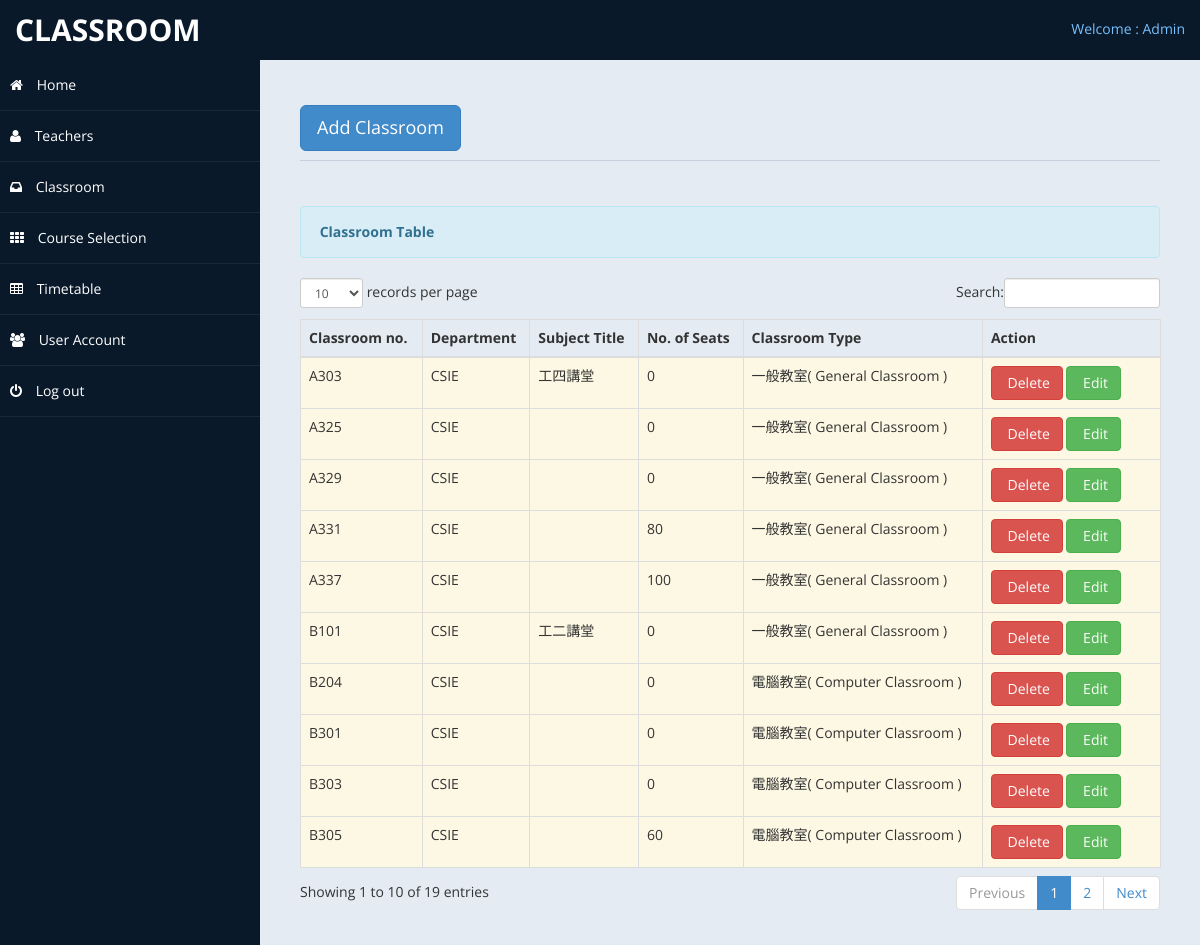
/forclassroom.php (signed in), run on an earlier commit of the app's database.
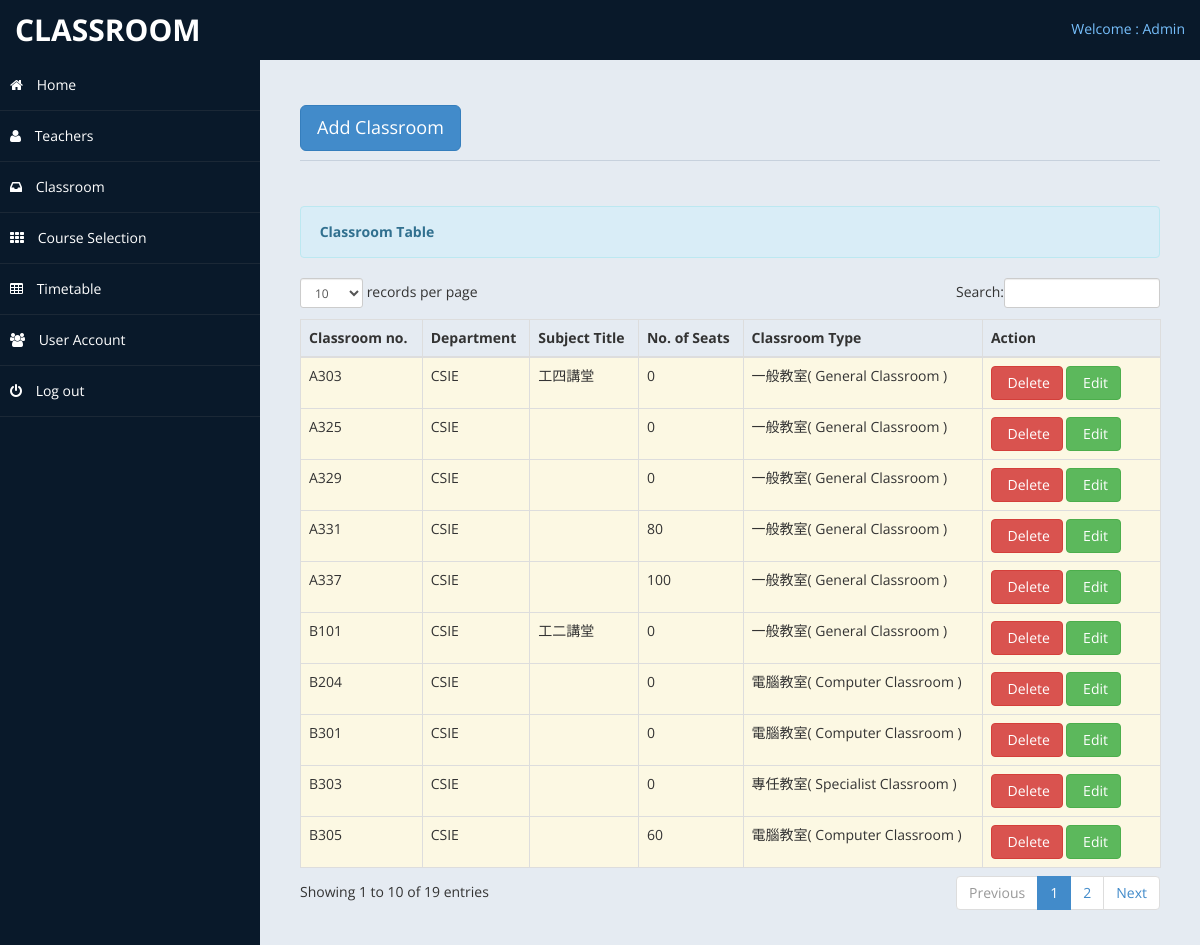
And on a later commit of the database.
### tables this page shows
CREATE TABLE if not exists `classroom` (
  `classroomid` int AUTO_INCREMENT PRIMARY KEY,
  `classroom_no` varchar(255) NOT NULL,
  `classroom_dept` varchar(255) NOT NULL,
  `classroom_desc` varchar(255) NOT NULL,
  `classroom_no_seat` int NOT NULL,
  `classroom_type` int NOT NULL
);

### forclassroom.php (the view, shortened to what this page needs)
<?php include ('header.php');?>
<body>
    <div id="wrapper">
        <nav class="navbar navbar-default top-navbar" role="navigation">
            <div class="navbar-header">
                <a class="navbar-brand" href="#	">Classroom</a>
            </div>
            <ul class="nav navbar-top-links navbar-right">
                <li class="dropdown">
                    <a class="dropdown-toggle" data-toggle="dropdown" href="#" aria-expanded="false">
					  Welcome : Admin
                    </a>
                </li>
            </ul>
        </nav>
       <?php include ('nav_sidebar3.php');?>
        <div id="page-wrapper" >
            <div id="page-inner">
			 <div class="row">
                    <div class="col-md-12">
                        <h1 class="page-header">
							 <button class="btn btn-primary btn-lg" data-toggle="modal" data-target="#myModal">
                              Add Classroom
                            </button>
                        </h1>
						<div class="hero-unit-table">
                            <table class="table table-striped table-bordered table-hover" id="dataTables-example">
                                <div class="alert alert-info">
                                    <strong><i class="icon-user icon-large"></i>&nbsp;Classroom Table</strong>
                                </div>
                                <thead>
                                    <tr>
                                        <th>Classroom no.</th>
                                        <th>Department</th>
                                        <th>Subject Title</th>
                                        <th>No. of Seats</th>
                                        <th>Classroom Type</th>
                                        <th>Action</th>
                                    </tr>
                                </thead>
                                <tbody>
                                    <?php include('connect.php');
                                        $query = $conn -> query( "select * from classroom" ) ;
                                        $r = $query -> fetchAll( PDO::FETCH_ASSOC ) ;
                                        foreach( $r as $data ):
                                    ?>
                                        <tr class="warning">
                                            <td><?php echo $data['classroom_no'] ?></td>
                                            <td><?php echo $data['classroom_dept'] ?></td>
                                            <td><?php echo $data['classroom_desc'] ?></td>
                                            <td><?php echo $data['classroom_no_seat'] ?></td>
                                            <td><?php if( $data['classroom_type'] == 1 ) echo '電腦教室( Computer Classroom )' ; else if( $data['classroom_type'] == 0 ) echo '一般教室( General Classroom )';else echo '專任教室( Specialist Classroom )' ?></td>
                                            <td width="160" >
                                                <a value = "<?php echo $data['classroomid'] ?>" onclick="delete_classroom(this);" data-toggle="modal" class="btn btn-danger"><i class="icon-trash icon-large"></i>&nbsp;Delete</a>
                                                <a value = "<?php echo $data['classroomid'] ?>" onclick="edit_classroom(this);" class="btn btn-success" role="botton"><i class="icon-pencil icon-large"></i>&nbsp;Edit</a>
                                            </td>
                                    </tr>
                                    <?php endforeach;
                                    ?>
                                </tbody>
                            </table>
                        </div>
                    </div>
                </div>
				</div>
            </div>
        </div>
</body>
</html>

### header.php (shortened to what this page needs)
<!DOCTYPE html>
<html xmlns="http://www.w3.org/1999/xhtml">
<head>
    <link href="assets/css/bootstrap.css" rel="stylesheet" />
    <link href="assets/css/font-awesome.css" rel="stylesheet" />
    <link href="assets/css/custom-styles.css" rel="stylesheet" />
    <link href="assets/css/bootstrap.css" rel="stylesheet" />
    <link href="assets/css/font-awesome.css" rel="stylesheet" />
    <link href="assets/css/custom-styles.css" rel="stylesheet" />
    <link href="assets/js/dataTables/dataTables.bootstrap.css" rel="stylesheet" />
</head>

### nav_sidebar3.php (shortened to what this page needs)
<nav class="navbar-default navbar-side" role="navigation">
            <div class="sidebar-collapse">
                <ul class="nav" id="main-menu">
					 <li>
                        <a href="home3.php"><i class="fa fa-home"></i> Home </a>
                    </li>
                    <li>
                        <a href="forteacher.php"><i class="fa fa-user"></i> Teachers </a>
                    </li>
                    <li>
                        <a href="forclassroom.php"><i class="fa fa-inbox"></i> Classroom </a>
                    </li>
                    <li>
                        <a href="forcourseselection.php"><i class="fa fa-th"></i> Course Selection </a>
                    </li>
					<li>
                        <a href="forschedule.php"><i class="fa fa-table"></i> Timetable </a>
                    </li>
					<li>
                        <a href="foruser.php"><i class="fa fa-users"></i> User Account </a>
                    </li>
					   <li>
                        <a href="logout.php"><i class="fa fa-power-off"></i> Log out </a>
                    </li>
                </ul>
            </div>
        </nav>

### assets/css/custom-styles.css (style rules this page uses)
body { font-family: 'Open Sans', sans-serif; }
#wrapper { width: 100%; background:#09192A; }
#page-wrapper { padding: 15px 15px; min-height: 600px; background:#E5EBF2; }
#page-inner { width:100%; margin:10px 20px 10px 0px; background-color:transparent; padding:10px; min-height:1200px; }
h1, .h1, h2, .h2, h3, .h3 { margin-top: 7px; margin-bottom: -5px; }
.page-header { padding-bottom: 9px; margin: 10px 0 45px; border-bottom: 1px solid #C7D1DD; }
.top-navbar { margin:0px; }
.top-navbar .navbar-brand { color: #fff; width: 260px; text-align: left; height: 60px; font-size: 30px; font-weight: 700; text-transform: uppercase; line-height: 30px; }
.top-navbar .nav > li { position: relative; display: inline-block; }
.top-navbar .nav > li > a { position: relative; display: block; padding: 19px 15px; color: #77C0FD; }
.sidebar-collapse , .sidebar-collapse .nav { background:none; }
.sidebar-collapse .nav { padding:0; }
.sidebar-collapse .nav > li > a { color:#fff; background:transparent; text-shadow:none; }
.sidebar-collapse > .nav > li > a { padding:15px 10px; }
.sidebar-collapse > .nav > li { border-bottom: 1px solid rgba(107, 108, 109, 0.19); }
.navbar-side { border:none; background-color: transparent; }
.top-navbar { background:#09192A; border-bottom:none; }
.navbar-default { border:0px solid black; }
.navbar-header { background: #09192A; }
.nav > li > a > i { margin-right:10px; }
@media (min-width:768px) { #page-wrapper { margin: 0 0 0 260px; padding: 15px 30px; min-height: 1200px; } }
@media (min-width:768px) { .navbar-side { z-index: 1; position: absolute; width: 260px; } }
@media (min-width:768px) { .navbar { border-radius: 0px; } }

What changed in the data, as far as the page shows it:
changed classroom (number 7 of 10 on the later page): classroom_type "電腦教室( Computer Classroom )" → "專任教室( Specialist Classroom )"
